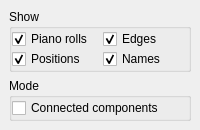
  <widget class="QDockWidget" name="DOCK_VIEW">
   <property name="features">
    <set>QDockWidget::AllDockWidgetFeatures</set>
   </property>
   <property name="windowTitle">
    <string>View</string>
   </property>
   <attribute name="dockWidgetArea">
    <number>2</number>
   </attribute>
   <widget class="QWidget" name="dockWidgetContents_3">
    <layout class="QVBoxLayout" name="verticalLayout_4">
     <item>
      <widget class="QGroupBox" name="groupBox_3">
       <property name="title">
        <string>Show</string>
       </property>
       <layout class="QGridLayout" name="gridLayout_4">
        <property name="leftMargin">
         <number>0</number>
        </property>
        <property name="topMargin">
         <number>0</number>
        </property>
        <property name="rightMargin">
         <number>0</number>
        </property>
        <property name="bottomMargin">
         <number>0</number>
        </property>
        <property name="verticalSpacing">
         <number>0</number>
        </property>
        <item row="0" column="0">
         <widget class="QCheckBox" name="CHK_VIEW_PIANO_ROLLS">
          <property name="toolTip">
           <string>Snap sequences to starts and ends of subsequences</string>
          </property>
          <property name="statusTip">
           <string>View sequence data as piano rolls (partially check to view only when selected)</string>
          </property>
          <property name="text">
           <string>Piano rolls</string>
          </property>
          <property name="checked">
           <bool>true</bool>
          </property>
          <property name="tristate">
           <bool>true</bool>
          </property>
         </widget>
        </item>
        <item row="0" column="1">
         <widget class="QCheckBox" name="CHK_VIEW_EDGES">
          <property name="toolTip">
           <string>Snap sequences to starts and ends of subsequences</string>
          </property>
          <property name="statusTip">
           <string>View edges (partially check to view only when selected)</string>
          </property>
          <property name="text">
           <string>Edges</string>
          </property>
          <property name="checked">
           <bool>true</bool>
          </property>
          <property name="tristate">
           <bool>true</bool>
          </property>
         </widget>
        </item>
        <item row="1" column="0">
         <widget class="QCheckBox" name="CHK_VIEW_POSITIONS">
          <property name="toolTip">
           <string>Snap sequences to starts and ends of subsequences</string>
          </property>
          <property name="statusTip">
           <string>View split positions (partially check to view only when selected)</string>
          </property>
          <property name="text">
           <string>Positions</string>
          </property>
          <property name="checked">
           <bool>true</bool>
          </property>
          <property name="tristate">
           <bool>true</bool>
          </property>
         </widget>
        </item>
        <item row="1" column="1">
         <widget class="QCheckBox" name="CHK_VIEW_NAMES">
          <property name="statusTip">
           <string>View sequence names (partially check to view only when selected)</string>
          </property>
          <property name="text">
           <string>Names</string>
          </property>
          <property name="checked">
           <bool>true</bool>
          </property>
          <property name="tristate">
           <bool>true</bool>
          </property>
         </widget>
        </item>
       </layout>
      </widget>
     </item>
     <item>
      <widget class="QGroupBox" name="groupBox_14">
       <property name="title">
        <string>Mode</string>
       </property>
       <layout class="QGridLayout" name="gridLayout_13">
        <property name="leftMargin">
         <number>0</number>
        </property>
        <property name="topMargin">
         <number>0</number>
        </property>
        <property name="rightMargin">
         <number>0</number>
        </property>
        <property name="bottomMargin">
         <number>0</number>
        </property>
        <property name="spacing">
         <number>0</number>
        </property>
        <item row="0" column="0">
         <widget class="QCheckBox" name="CHK_VIEW_COMPONENTS">
          <property name="text">
           <string>Connected components</string>
          </property>
         </widget>
        </item>
       </layout>
      </widget>
     </item>
    </layout>
   </widget>
  </widget>
